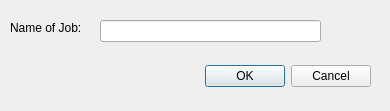
<?xml version="1.0" encoding="UTF-8"?>
<ui version="4.0">
 <class>DlgJobName</class>
 <widget class="QDialog" name="DlgJobName">
  <property name="geometry">
   <rect>
    <x>0</x>
    <y>0</y>
    <width>390</width>
    <height>111</height>
   </rect>
  </property>
  <property name="windowTitle">
   <string>Dialog</string>
  </property>
  <widget class="QDialogButtonBox" name="buttonBox">
   <property name="geometry">
    <rect>
     <x>30</x>
     <y>60</y>
     <width>341</width>
     <height>32</height>
    </rect>
   </property>
   <property name="orientation">
    <enum>Qt::Horizontal</enum>
   </property>
   <property name="standardButtons">
    <set>QDialogButtonBox::Cancel|QDialogButtonBox::Ok</set>
   </property>
  </widget>
  <widget class="QLabel" name="label">
   <property name="geometry">
    <rect>
     <x>10</x>
     <y>20</y>
     <width>81</width>
     <height>16</height>
    </rect>
   </property>
   <property name="text">
    <string>Name of Job:</string>
   </property>
  </widget>
  <widget class="QLineEdit" name="leJobName">
   <property name="geometry">
    <rect>
     <x>100</x>
     <y>20</y>
     <width>221</width>
     <height>22</height>
    </rect>
   </property>
  </widget>
 </widget>
 <resources/>
 <connections>
  <connection>
   <sender>buttonBox</sender>
   <signal>accepted()</signal>
   <receiver>DlgJobName</receiver>
   <slot>accept()</slot>
   <hints>
    <hint type="sourcelabel">
     <x>248</x>
     <y>254</y>
    </hint>
    <hint type="destinationlabel">
     <x>157</x>
     <y>274</y>
    </hint>
   </hints>
  </connection>
  <connection>
   <sender>buttonBox</sender>
   <signal>rejected()</signal>
   <receiver>DlgJobName</receiver>
   <slot>reject()</slot>
   <hints>
    <hint type="sourcelabel">
     <x>316</x>
     <y>260</y>
    </hint>
    <hint type="destinationlabel">
     <x>286</x>
     <y>274</y>
    </hint>
   </hints>
  </connection>
 </connections>
</ui>
